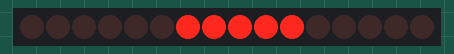
Bench run of a sketch on a simulated Arduino Uno, built with avr-gcc and run on an emulated ATmega328P. Shown: 16 shift-register outputs drawn as a row of LEDs (first output left, lit = HIGH). Wiring (inferred from the names in the program): 2 × shift register (74HC595): data pin 3; shift clock pin 4; latch pin 2. Wiring (inferred from the signals the program sends): row of LEDs: on Q0, Q1, Q2, Q3, Q4, Q5, Q6, Q7, Q8, Q9, Q10, Q11, Q12, Q13, Q14, Q15.

Above: at 0.1 s.
At 5.2 s:
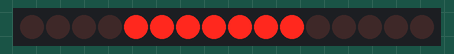
At 8.6 s:
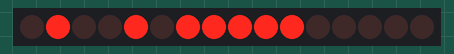
At 17.0 s:
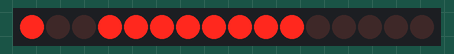
At 25.4 s:
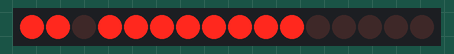
At 37.2 s:
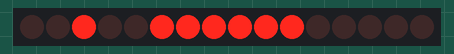
Timing chart, 0 to 40.0 s (numbered marks = the images above):
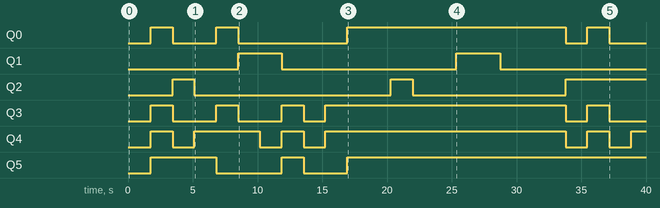

The sketch:

4_digit_7_segment_using595_by_AZ.ino
```cpp
int latchPin = 2; //pin 12 on the 595
int dataPin = 3; //pin 14 on the 595
int clockPin = 4; //pin 11 on the 595
int sec1 ;
int sec2;
int sec3;
int sec4;
unsigned long int counter;

//D1 = 128, D2 = 256, D3 = 512, D4 = 1024
void setup() {
  pinMode(latchPin, OUTPUT);
  pinMode(dataPin, OUTPUT);
  pinMode(clockPin, OUTPUT);
}
void loop() {
  // put your main code here, to run repeatedly:
  //determines the counter
 if (counter >= 1000){
  counter = 0;
  //increment of first digit unit place
  sec4= sec4+1;
 }
 //if unit place = 9 then it will be zero and tenth place will be counting with unit place
 if (sec4 == 10){
  sec4 = 0;
  //increment of tenth place
  sec3 = sec3 + 1;
  //when tenth place = 9 it makes it zero and hundereth place starts counting
  if (sec3 ==10){
    sec3=0;
    //increment the hundereth place
    sec2= sec2 +1;
  }
  //when hundereth place = 9 it makes zero and starts counting at thousandth place
  if(sec2 == 10){
    sec2=0;
    //increment the thousandth place
    sec1=sec1 + 1;
  }
  //when thousandth place equals to 9 makes it zero and makes the counter restart
  if (sec1 == 10){
    sec1=0;
  }
 }
led4(sec1); //display the unit place
delay(3);
led3(sec2); //display the tenth place
delay(3);
led2(sec3); //display the hundereth place
delay(3);
led1(sec4); //display the thousandth place
delay(3);
counter = counter+10;
}

//define first LED segment to turn on and diplay specific numbers
void led4(int a){
  int t1=128+64>>8;
  int t2=128;
  //switch to the number to call specific it and display
  switch (a) {
    case 0:
      zero(t1,t2);
      break;
    case 1:
      one(t1,t2);
      break;
    case 2:
      two(t1,t2);
      break;
    case 3:
      three(t1,t2);
      break;
    case 4:
      four(t1,t2);
      break;
    case 5:
      five(t1,t2);
      break;
    case 6:
      six(t1,t2);
      break;
    case 7:
      seven(t1,t2);
      break;
    case 8:
      eight(t1,t2);
      break;
    case 9:
      nine(t1,t2);
      break;
  }
}
//define second LED segment to turn on and diplay specific numbers
void led3(int b){
    int t1=256 + 64 >> 8;
  int t2=256;
  //switch to the number to call specific it and display
  switch (b) {
    case 0:
      zero(t1,t2);
      break;
    case 1:
      one(t1,t2);
      break;
    case 2:
      two(t1,t2);
      break;
    case 3:
      three(t1,t2);
      break;
    case 4:
      four(t1,t2);
      break;
    case 5:
      five(t1,t2);
      break;
    case 6:
      six(t1,t2);
      break;
    case 7:
      seven(t1,t2);
      break;
    case 8:
      eight(t1,t2);
      break;
    case 9:
      nine(t1,t2);
      break;
  }
}
void led2(int c){
    int t1=512 + 64 >> 8;
  int t2=512;
  //switch to the number to call specific it and display
  switch (c) {
    case 0:
      zero(t1,t2);
      break;
    case 1:
      one(t1,t2);
      break;
    case 2:
      two(t1,t2);
      break;
    case 3:
      three(t1,t2);
      break;
    case 4:
      four(t1,t2);
      break;
    case 5:
      five(t1,t2);
      break;
    case 6:
      six(t1,t2);
      break;
    case 7:
      seven(t1,t2);
      break;
    case 8:
      eight(t1,t2);
      break;
    case 9:
      nine(t1,t2);
      break;
  }
}
void led1(int d){
    int t1= 1024 + 64 >> 8;
  int t2=1024;
  //switch to the number to call specific it and display
  switch (d) {
    case 0:
      zero(t1,t2);
      break;
    case 1:
      one(t1,t2);
      break;
    case 2:
      two(t1,t2);
      break;
    case 3:
      three(t1,t2);
      break;
    case 4:
      four(t1,t2);
      break;
    case 5:
      five(t1,t2);
      break;
    case 6:
      six(t1,t2);
      break;
    case 7:
      seven(t1,t2);
      break;
    case 8:
      eight(t1,t2);
      break;
    case 9:
      nine(t1,t2);
      break;
  }
}

void zero(int a,int b)
{
    //0
  digitalWrite(latchPin, LOW);
  shiftOut(dataPin, clockPin, MSBFIRST, a);
  shiftOut(dataPin, clockPin, MSBFIRST, b+64);
  digitalWrite(latchPin, HIGH);
  delay(1);
}
void one(int a,int b){
   //1
  digitalWrite(latchPin, LOW);
  shiftOut(dataPin, clockPin, MSBFIRST, a);
  shiftOut(dataPin, clockPin, MSBFIRST, b+121);
  digitalWrite(latchPin, HIGH);
  delay(1);
}
void two(int a,int b){
    //2
  digitalWrite(latchPin, LOW);
  shiftOut(dataPin, clockPin, MSBFIRST, a);
  shiftOut(dataPin, clockPin, MSBFIRST, b+36);
  digitalWrite(latchPin, HIGH);
  delay(1);
}
void three(int a,int b){


  //3
  digitalWrite(latchPin, LOW);
  shiftOut(dataPin, clockPin, MSBFIRST, a);
  shiftOut(dataPin, clockPin, MSBFIRST, b+48);
  digitalWrite(latchPin, HIGH);
  delay(1);

}
void four(int a,int b){
    //4
  digitalWrite(latchPin, LOW);
  shiftOut(dataPin, clockPin, MSBFIRST, a);
  shiftOut(dataPin, clockPin, MSBFIRST, b+25);
  digitalWrite(latchPin, HIGH);
  delay(1);

}
void five(int a,int b){
    //5
  digitalWrite(latchPin, LOW);
  shiftOut(dataPin, clockPin, MSBFIRST,a);
  shiftOut(dataPin, clockPin, MSBFIRST, b+18);
  digitalWrite(latchPin, HIGH);
  delay(1);
}
void six(int a,int b){

  //6
  digitalWrite(latchPin, LOW);
  shiftOut(dataPin, clockPin, MSBFIRST, a);
  shiftOut(dataPin, clockPin, MSBFIRST, b+2);
  digitalWrite(latchPin, HIGH);
  delay(1);
}
void seven(int a,int b){
    //7
  digitalWrite(latchPin, LOW);
  shiftOut(dataPin, clockPin, MSBFIRST, a);
  shiftOut(dataPin, clockPin, MSBFIRST, b+120);
  digitalWrite(latchPin, HIGH);
  delay(1);

}
void eight(int a,int b){
    //8
  digitalWrite(latchPin, LOW);
  shiftOut(dataPin, clockPin, MSBFIRST, a);
  shiftOut(dataPin, clockPin, MSBFIRST, b+0);
  digitalWrite(latchPin, HIGH);
  delay(1);
}
void nine(int a,int b){
  //9
  digitalWrite(latchPin, LOW);
  shiftOut(dataPin, clockPin, MSBFIRST,a);
  shiftOut(dataPin, clockPin, MSBFIRST, b+24);
  digitalWrite(latchPin, HIGH);
  delay(1);
}
```

Measured:
- by itself, Q0: LOW → HIGH at 1.7 s, → LOW 1.7 s later, → HIGH 3.4 s later, → LOW 1.7 s later, … (8 changes in this stretch)
- by itself, Q1: alternates HIGH for 3.4 s and LOW for 13.5 s
- by itself, Q2: goes HIGH 1.7 s, LOW 15.2 s, HIGH 1.7 s, LOW 11.8 s, then HIGH
- by itself, Q3: LOW → HIGH at 1.7 s, → LOW 1.7 s later, → HIGH 3.4 s later, → LOW 1.7 s later, … (10 changes in this stretch)
- by itself, Q4: LOW → HIGH at 1.7 s, → LOW 1.7 s later, → HIGH 1.7 s later, → LOW 5.1 s later, … (11 changes in this stretch)
- by itself, Q5: goes HIGH 5.1 s, LOW 5.1 s, HIGH 1.7 s, LOW 3.4 s, then HIGH
